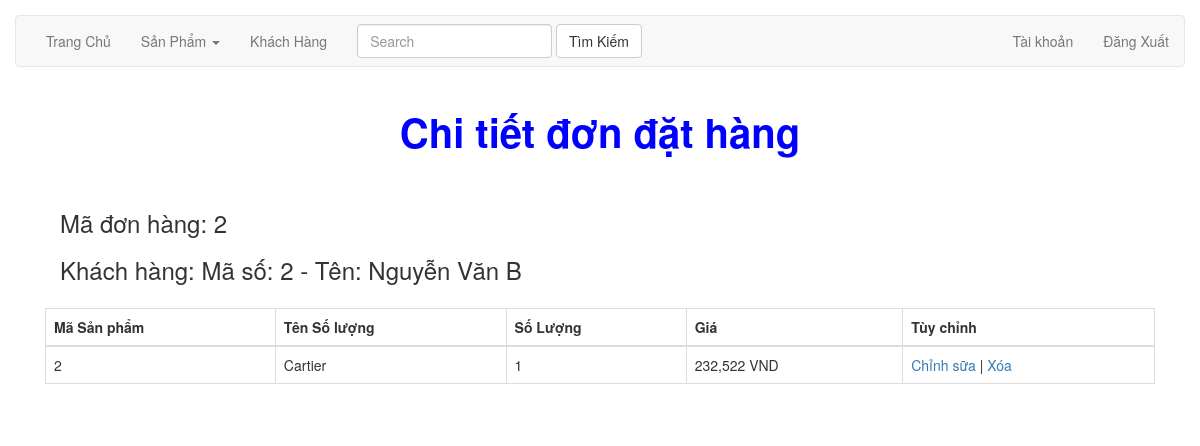
/project_PHP/view/billDetails.php?order_id=2, run on the app's committed database.
### tables this page shows
create table if not exists customer (
id int(11) not null auto_increment,
cus_name varchar(255) not null,
user_name varchar(255) not null,
password varchar(255) not null,
address varchar(255),
email varchar(255) not null unique,
sdt varchar(15) not null,
primary key (id)
);

create table if not exists bills (
id int(11) not null primary key auto_increment,
order_id int(11) not null,
imported_date date not null,
price int(11) not null,
address varchar(255) not null,
status int(11) not null,
foreign key (order_id) references orders(id)
);

create table if not exists prod_orders (
prod_id int(11),
order_id int(11),
quantity int(11) not null,
status int(11) not null,
primary key(prod_id, order_id),
foreign key(prod_id) references product(id),
foreign key(order_id) references orders(id)
);

create table if not exists product (
id int(11) not null auto_increment,
prod_name varchar(255) not null,
category_id int(11),
price DECIMAL(12,2) not null,
quantity int(11) not null,
status int(11) not null,
imported_date date not null,
note text,
image varchar(255),
provided_id int(11),
primary key(id),
foreign key(category_id) references category (id),
foreign key(provided_id) references provided(id)
);

### project_PHP/model/database.php (called while the page is built, shortened)
<?php
class database{
    private $host = "localhost:3307";
    private $db_name = "db";
    private $username = "root";
    private $password = "";
    public $conn;
    function __construct(){
        $this->conn =  mysqli_connect($this->host,$this->username, $this->password, $this->db_name);
        if($this->conn === false){
            echo("ERROR: kết nối thất bại " . mysqli_connect_error());
        }else{
            mysqli_set_charset($this->conn, 'UTF8');
        }
        return $this->conn;
    }
    function view($sql){
        $arr = array();
        $query = mysqli_query($this->conn, $sql);
        if ($query){
            while ($row = mysqli_fetch_array($query)){
                $arr[] = $row;
            }
        }
        return $arr;
    }
}
?>

### project_PHP/view/billDetails.php (the view, shortened to what this page needs)
<!DOCTYPE html>
<html>
<head>
  <link rel="stylesheet" href="https://cdnjs.cloudflare.com/ajax/libs/font-awesome/4.7.0/css/font-awesome.min.css">
  <link rel="stylesheet" href="css/style.css">
  <link rel="stylesheet" href="https://maxcdn.bootstrapcdn.com/bootstrap/3.3.7/css/bootstrap.min.css">
  <link rel="stylesheet" href="css/responsive.css">
</head>
<body>
    <?php
        require "../model/card.php";
        $db = new card;
        if (isset($_GET['order_id']))
        {
            $order_id = $_GET['order_id'];
              $sql = "SELECT prod_orders.prod_id,orders.id,orders.cus_id,product.prod_name, product.price, prod_orders.quantity,customer.cus_name from customer, product, orders,prod_orders, bills
                where bills.order_id =  orders.id and orders.id = prod_orders.order_id and prod_orders.prod_id = product.id and  orders.id =' $order_id' and  orders.cus_id= customer.id group by prod_orders.prod_id";
              $arr = $db->view($sql);
              $msql = "SELECT customer.id,customer.cus_name, bills.order_id from customer, orders, bills where customer.id = orders.cus_id and bills.order_id = '$order_id' and orders.id = bills.order_id";
              $arrs = $db->view($msql);
              foreach ($arrs as $key => $value2) {
                $cas_name= $value2['cus_name'];
                $order = $value2['order_id'];
                $cus = $value2['id'];
            }
        }
    ?>
<div class="row">
<nav class="navbar navbar-default" role="navigation">
  <div class="collapse navbar-collapse navbar-ex1-collapse">
    <ul class="nav navbar-nav">
      <li><a href="display_amin.php">Trang Chủ</a></li>
      <li class="dropdown">
        <a href="#" class="dropdown-toggle" data-toggle="dropdown">Sản Phẩm <b class="caret"></b></a>
      </li>
      <li><a href="#">Khách Hàng</a></li>
    </ul>
    <form class="navbar-form navbar-left" role="search">
      <div class="form-group">
        <input type="text" class="form-control" placeholder="Search">
      </div>
      <button type="submit" class="btn btn-default">Tìm Kiếm</button>
    </form>
    <ul class="nav navbar-nav navbar-right">
      <li><a href="#">Tài khoản</a></li>
      <li><a href="#">Đăng Xuất</a></li>
    </ul>
  </div>
</nav>
</div>
  <div class="container">
    <div>
      <p style="text-align: center;font-size: 40px;color: blue;"><b>Chi tiết đơn đặt hàng</b></p>
      <div>
        <div>
          <div>
            <div class="row">
              <div class="row">
                <h3>Mã đơn hàng: <?php echo $order; ?> </h3>
                <h3>Khách hàng: Mã số: <?php echo $cus; ?> - Tên: <?php echo $cas_name; ?></h3>
              </div>
              <table class="table table-hover table-bordered">
                <thead>
                  <tr>
                    <th>Mã Sản phẩm</th>
                    <th>Tên Số lượng</th>
                    <th>Số Lượng</th>
                    <th>Giá</th>
                    <th>Tùy chỉnh</th>
                  </tr>
                </thead>
                <tbody>
                    <?php
                        foreach ($arr as $key => $value) {
                            ?>
                                <tr>
                                  <td>
                                    <?php echo $value['prod_id']; ?>
                                  </td>
                                  <td>
                                     <?php echo $value['prod_name']; ?>
                                  </td>
                                  <td>
                                     <?php echo $value['quantity']; ?>
                                  </td>
                                  <td>
                                     <?php echo  number_format($value['price'])." VND"; ?>
                                  </td>
                                  <td>
                                      <a href="edit_bill.php?order_id=<?php echo $value['id']; ?>">Chỉnh sữa</a> |
                                      <a href="order.php?order_id=<?php echo $value['id']; ?>">Xóa</a>
                                  </td>
                                </tr>
                            <?php
                        }
                    ?>
                </tbody>
              </table>
            </div>
          </div>
        </div>
      </div>
    </div>
  </div>
</body>
</html>

### project_PHP/css/style.css (style rules this page uses)
ul li a { color: #000; }

### project_PHP/view/billDetails.php (style rules this page uses)
.row { margin: 15px; }

### data on the page
customer: bills.order_id "2", id "2", cus_name "Nguyễn Văn B", prod_orders.prod_id "2", product.prod_name "Cartier", prod_orders.quantity "1", product.price "232,522"
